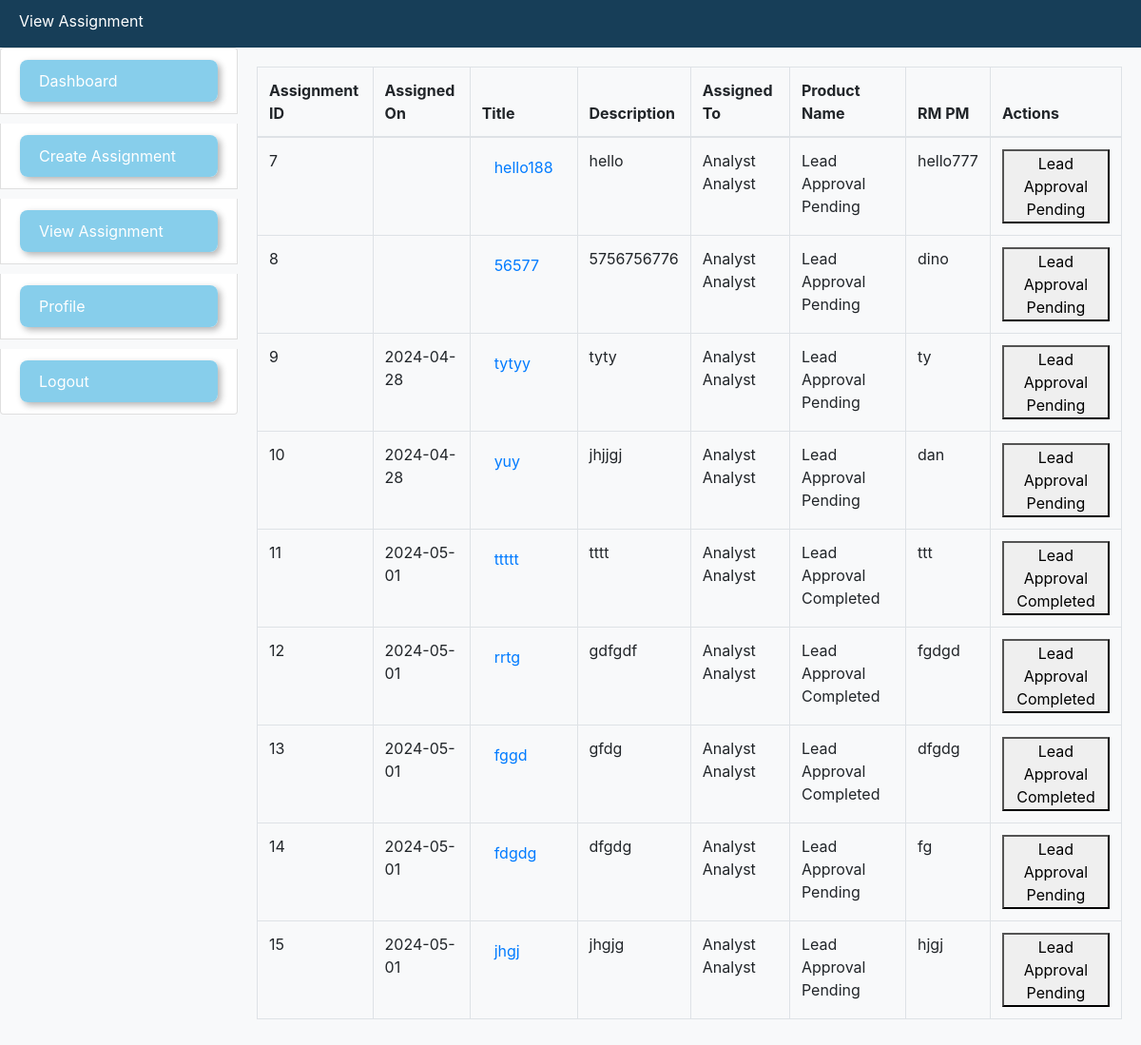
Page /view_assignments.php (signed in) on the committed database.
### tables this page shows
CREATE TABLE `file_access` (
  `file_access_id` int(11) NOT NULL AUTO_INCREMENT,
  `file_name` varchar(255) DEFAULT NULL,
  `role_id` int(11) DEFAULT NULL,
  `display_name` varchar(255) DEFAULT NULL,
  `in_menu` tinyint(1) DEFAULT NULL,
  `delete_flag` tinyint(1) DEFAULT 0,
  `timestamp` timestamp NOT NULL DEFAULT current_timestamp(),
  `created_by` varchar(255) DEFAULT NULL,
  `order_by` int(11) DEFAULT NULL,
  PRIMARY KEY (`file_access_id`)
);

CREATE TABLE `patches` (
  `patches_id` int(11) NOT NULL AUTO_INCREMENT,
  `assignment_id` int(11) DEFAULT NULL,
  `title` varchar(255) DEFAULT NULL,
  `description` varchar(500) DEFAULT NULL,
  `assigned_to` varchar(255) DEFAULT NULL,
  `product_name` varchar(255) DEFAULT NULL,
  `comments` varchar(255) DEFAULT NULL,
  `security_validation_status` varchar(255) DEFAULT NULL,
  `third_party_verified` varchar(255) DEFAULT NULL,
  `contrast_verified` varchar(255) DEFAULT NULL,
  `sonar_verified` varchar(255) DEFAULT NULL,
  `secure_code_review` varchar(255) DEFAULT NULL,
  `conclusion` varchar(255) DEFAULT NULL,
  `qa_env_url` varchar(255) DEFAULT NULL,
  `contrast_server_name` varchar(255) DEFAULT NULL,
  `qa_servers` varchar(255) DEFAULT NULL,
  `tech_imp_count` varchar(255) DEFAULT NULL,
  `bug_count` varchar(255) DEFAULT NULL,
  `story_count` varchar(255) DEFAULT NULL,
  `epic_count` varchar(255) DEFAULT NULL,
  `summary_url` varchar(255) DEFAULT 'Summary',
  `rm_pm` varchar(255) DEFAULT NULL,
  `assigned_date` date DEFAULT NULL,
  `eta` date DEFAULT NULL,
  `security_jira` int(11) DEFAULT NULL,
  `functional_jira` int(11) DEFAULT NULL,
  `koc_date` date DEFAULT NULL,
  `notes` varchar(500) DEFAULT NULL,
  `comment` varchar(500) DEFAULT NULL,
  `emanager_ir` varchar(255) DEFAULT NULL,
  `delete_flag` tinyint(1) DEFAULT 0,
  `timestamp` timestamp NOT NULL DEFAULT current_timestamp(),
  `updated_by` varchar(255) DEFAULT NULL,
  `sql_injection` enum('NA','Found','Not Found') DEFAULT NULL,
  `xss` enum('NA','Found','Not Found') DEFAULT NULL,
  `path_traversal` enum('NA','Found','Not Found') DEFAULT NULL,
  `command_injection` enum('NA','Found','Not Found') DEFAULT NULL,
  `xxe` enum('NA','Found','Not Found') DEFAULT NULL,
  `readline` enum('NA','Found','Not Found') DEFAULT NULL,
  `header_injection` enum('NA','Found','Not Found') DEFAULT NULL,
  `insecure_deserial` enum('NA','Found','Not Found') DEFAULT NULL,
  `session_test` enum('NA','Found','Not Found') DEFAULT NULL,
  `out_of_band` enum('NA','Found','Not Found') DEFAULT NULL,
  `sensitive_info_querystring` enum('NA','Found','Not Found') DEFAULT NULL,
  `vul_crypto_algo` enum('NA','Found','Not Found') DEFAULT NULL,
  `sensitive_info_logs` enum('NA','Found','Not Found') DEFAULT NULL,
  `tbv` enum('NA','Found','Not Found') DEFAULT NULL,
  `sensitive_info_response` enum('NA','Found','Not Found') DEFAULT NULL,
  `hardcoded_cred` enum('NA','Found','Not Found') DEFAULT NULL,
  `csv_injection` enum('NA','Found','Not Found') DEFAULT NULL,
  `unrestricted_fileupload` enum('NA','Found','Not Found') DEFAULT NULL,
  `unnecessary_file_distribution` enum('NA','Found','Not Found') DEFAULT NULL,
  `ssrf` enum('NA','Found','Not Found') DEFAULT NULL,
  `vul_components` enum('NA','Found','Not Found') DEFAULT NULL,
  `root_detection` enum('NA','Found','Not Found') DEFAULT NULL,
  `improper_error_handling` enum('NA','Found','Not Found') DEFAULT NULL,
  `reverse_tabnabbing` enum('NA','Found','Not Found') DEFAULT NULL,
  `weak_access_control` enum('NA','Found','Not Found') DEFAULT NULL,
  `weak_random_number` enum('NA','Found','Not Found') DEFAULT NULL,
  `sessionless_js` enum('NA','Found','Not Found') DEFAULT NULL,
  `removal_jcryption_files` enum('NA','Found','Not Found') DEFAULT NULL,
  `log_injection` enum('NA','Found','Not Found') DEFAULT NULL,
  `no_of_jiras_tested` int(11) DEFAULT NULL,
  `changelog_reviewers` varchar(255) DEFAULT NULL,
  `total_time_taken` time DEFAULT NULL,
  `mentor_feedback` varchar(500) DEFAULT NULL,
  `lead_feedback` varchar(500) DEFAULT NULL,
  `mentor_username` varchar(255) DEFAULT NULL,
  `lead_username` varchar(255) DEFAULT NULL,
  `status` varchar(255) DEFAULT 'Not Started',
  `aging` int(11) GENERATED ALWAYS AS (to_days(curdate()) - to_days(`assigned_date`)) VIRTUAL,
  `total_jira` int(11) GENERATED ALWAYS AS (`security_jira` + `functional_jira`) VIRTUAL,
  `total_no_of_jiras` int(11) GENERATED ALWAYS AS (`security_jira` + `functional_jira`) VIRTUAL,
  `certification_status` varchar(50) DEFAULT '',
  `status_mentor` varchar(50) DEFAULT NULL,
  `status_lead` varchar(50) DEFAULT NULL,
  `review_status` varchar(50) DEFAULT 'Not Started',
  `certification_status_imp` varchar(50) DEFAULT 'Not Started',
  PRIMARY KEY (`patches_id`),
  UNIQUE KEY `unique_assignment_id` (`assignment_id`)
);

### view_assignments.php (the view, shortened to what this page needs)
<?php
include_once "db_connect.php";
try {
    $user_id = $_SESSION['user_id'];
    $query = "SELECT role_id FROM users WHERE user_id = :user_id AND delete_flag = 0";
    $stmt = $db->prepare($query);
    $stmt->execute(['user_id' => $user_id]);
    $user = $stmt->fetch();
    $query_access = "SELECT * FROM file_access WHERE role_id = :role_id AND delete_flag = 0";
    $stmt_access = $db->prepare($query_access);
    $stmt_access->execute(['role_id' => $user['role_id']]);
    $access_files = $stmt_access->fetchAll();
} catch (Exception $e) {
    $error_message = $e->getMessage();
}
?>
<!DOCTYPE html>
<html lang="en">
<head>
    <link rel="stylesheet" href="https://stackpath.bootstrapcdn.com/bootstrap/4.5.2/css/bootstrap.min.css">
    <link rel="stylesheet" href="https://cdnjs.cloudflare.com/ajax/libs/font-awesome/5.15.3/css/all.min.css">
</head>
<body>
    <div class="top-bar">
        View Assignment
    </div>
	<div class="left-menu">
    <ul class="list-group">
       <?php
try {
    $logged_in_user_id = $_SESSION['user_id'];
    $query_user_role = "SELECT role_id FROM users WHERE user_id = $logged_in_user_id";
    $stmt_user_role = $db->query($query_user_role);
    $user_role = $stmt_user_role->fetch(PDO::FETCH_ASSOC);
    $role_id = $user_role['role_id'];
    $query_menu = "SELECT * FROM file_access WHERE role_id = $role_id AND delete_flag = 0 AND in_menu = 0 ORDER BY order_by ASC";
    $stmt_menu = $db->query($query_menu);
    $access_files = $stmt_menu->fetchAll();
    foreach ($access_files as $file) {
        echo '<li class="list-group-item menu-item">';
        echo '<a href="' . $file['file_name'] . '" class="btn btn-primary btn-3d menu-link">' . $file['display_name'] . '</a>';
        echo '</li>';
    }
} catch (Exception $e) {
    echo '<li class="list-group-item">' . $e->getMessage() . '</li>';
}
?>
    </ul>
</div>
    <div class="main-content">
<?php
require_once "db_connect.php";
    try {
    $query = "SELECT a.assignment_id, a.status, a.assigned_date, a.title, a.description, CONCAT(u.ufname, ' ', u.ulname) AS assigned_to, a.product_name, a.rm_pm
              FROM patches a
              JOIN users u ON a.assigned_to = u.user_id
              WHERE a.delete_flag = 0";
    $stmt = $db->prepare($query);
    $stmt->execute();
    $assignments = $stmt->fetchAll(PDO::FETCH_ASSOC);
} catch (Exception $e) {
    $error_message = $e->getMessage();
}
?>
<div class="form-group">
    <?php if (isset($error_message)) : ?>
        <div class="alert alert-danger" role="alert">
            <?php echo $error_message; ?>
        </div>
        </div>
    <?php else : ?>
                <div class="table-responsive">
            <table class="table table-bordered">
                <thead>
                <tr>
                    <th>Assignment ID</th>
                    <th>Assigned On</th>
                    <th>Title</th>
                    <th>Description</th>
                    <th>Assigned To</th>
                    <th>Product Name</th>
                    <th>RM PM</th>
                    <th>Actions</th>
                </tr>
                </thead>
                <tbody>
                <?php foreach ($assignments as $assignment) : ?>
                    <tr>
                        <td><?php echo $assignment['assignment_id']; ?></td>
                        <td><?php echo $assignment['assigned_date']; ?></td>
                        <td>
                            <form method="post" action="addpatchdetails.php">
                                <button type="submit" class="btn btn-link"><?php echo $assignment['title']; ?></button>
                            </form>
                        </td>
                        <td><?php echo $assignment['description']; ?></td>
                        <td><?php echo $assignment['assigned_to']; ?></td>
                        <td><?php echo $assignment['status']; ?></td>
                        <td><?php echo $assignment['rm_pm']; ?></td>
                        <td>
                            <button type="button" class="edit-button" data-toggle="modal" data-target="#editModal<?php echo $assignment['assignment_id']; ?>">
                                <?php echo $assignment['status']; ?></button>
                        </td>
                    </tr>
                <?php endforeach; ?>
                </tbody>
            </table>
        </div>
    <?php endif; ?>
</div>
</body>
</html>

### view_assignments.php (style rules this page uses)
body { background-color: #f8f9fa; }
.top-bar { background-color: #173E58; height: 50px; padding: 10px 20px; color: white; }
.left-menu { position: fixed; top: 0; left: 0; width: 250px; height: 100%; background-color: ; padding-top: 50px; }
.menu-item { margin-bottom: 10px; }
.main-content { margin-left: 250px; padding: 20px; }
.btn-3d { display: block; width: 100%; border: none; background: linear-gradient(145deg, #87CEEB, #87CEEB); color: white; padding: 10px 20px; font-size: 16px; border-radius: 8px; box-shadow: 3px 3px 7px rgba(0, 0, 0, 0.3), -3px -3px 7px rgba(255, 255, 255, 0.6); transition: all 0.2s; text-align: left; }

### rows in the picture
file_access: display_name "Dashboard"
file_access: display_name "Create Assignment"
file_access: display_name "View Assignment"
file_access: display_name "Profile"
file_access: display_name "Logout"
patches: assignment "7", title "hello188", description "hello", assigned_to "Analyst Analyst", status "Lead Approval Pending", rm_pm "hello777"
patches: assignment "8", title "56577", description "5756756776", assigned_to "Analyst Analyst", status "Lead Approval Pending", rm_pm "dino"
patches: assignment "9", assigned_date "2024-04-28", title "tytyy", description "tyty", assigned_to "Analyst Analyst", status "Lead Approval Pending", rm_pm "ty"
patches: assignment "10", assigned_date "2024-04-28", title "yuy", description "jhjjgj", assigned_to "Analyst Analyst", status "Lead Approval Pending", rm_pm "dan"
patches: assignment "11", assigned_date "2024-05-01", title "ttttt", description "tttt", assigned_to "Analyst Analyst", status "Lead Approval Completed", rm_pm "ttt"
patches: assignment "12", assigned_date "2024-05-01", title "rrtg", description "gdfgdf", assigned_to "Analyst Analyst", status "Lead Approval Completed", rm_pm "fgdgd"
patches: assignment "13", assigned_date "2024-05-01", title "fggd", description "gfdg", assigned_to "Analyst Analyst", status "Lead Approval Completed", rm_pm "dfgdg"
patches: assignment "14", assigned_date "2024-05-01", title "fdgdg", description "dfgdg", assigned_to "Analyst Analyst", status "Lead Approval Pending", rm_pm "fg"
patches: assignment "15", assigned_date "2024-05-01", title "jhgj", description "jhgjg", assigned_to "Analyst Analyst", status "Lead Approval Pending", rm_pm "hjgj"
